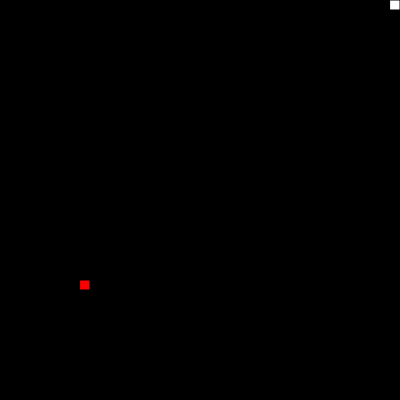
Frame 1 (no input)
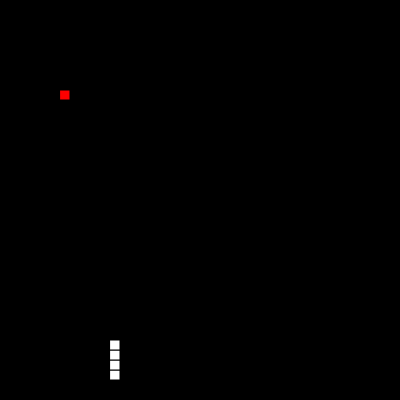
Frame 60 (no input)
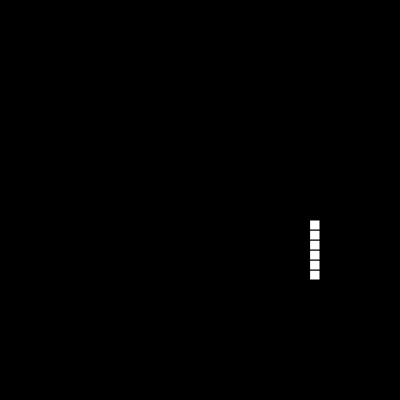
Frame 120 (the mouse pressed at the canvas centre since frame 60)

The p5.js sketch that drew these frames (run headless with seeded random() and noise() and a simulated clock; from frame 60 on, the mouse is pressed at the canvas centre):

// p5.js sketch
// ── sketch.js

let turn, s, bait, as, size, color;
function setup() {
    createCanvas(400, 400);
    stroke(0);
    fill(255);
    background(0); 
    turn = 0;
    size = 10;
    s = new Snake();
    bait = new Bait();
    as = new AutonomSnake(bait.pos[0], bait.pos[1]);
    as.findPath(s.blocks);
}

let l = 0, r = 1, u = 2, d = 3;

function draw() {
    clear(); background(0);
    frameRate(20);
    
    as.findPath(s.blocks, s.full);

    as.autonomousMove(s.pos[0], s.pos[1]);
    s.move();    

    bait.renderBait();
    s.renderSnake();

    

    if(bait.pos[0] == s.pos[0] && bait.pos[1] == s.pos[1]){
        bait.eaten(s.blocks);
        s.full = 1;
        as.targetX = bait.pos[0];
        as.targetY = bait.pos[1];
    }
} 
function keyPressed(){
    if(keyCode == RIGHT_ARROW && turn != l) turn = r;
    if(keyCode == LEFT_ARROW && turn != r) turn = l;
    if(keyCode == DOWN_ARROW && turn != u) turn = d;
    if(keyCode == UP_ARROW && turn != d) turn = u;
}

class Bait{
    constructor(){
        this.pos = [Math.floor(random(0, width) / size), Math.floor(random(0, height) / size)];
    }
    renderBait(){
        fill('red');
        stroke('black');
        rect(this.pos[1] * size, this.pos[0] * size, size, size);
        fill('white');
        stroke('black');
    }
    eaten(snake){
        let equal = 0;
        while(!equal){
            equal = 1;
            this.pos = [Math.floor(random(0, width) / size), Math.floor(random(0, height) / size)];
            for(let i = 0; i < snake.length; ++i)
                if(snake[i][0] == this.pos[0] && snake[i][1] == this.pos[1]){
                    equal = 0;
                    break;
                }
            }
    }
}


class Snake{
    constructor(){
        this.size = 1;
        this.color = 255;
        this.blocks = [[0, 0]];
        this.pos = this.blocks[0];
        this.full = 0;
        this.lost = 0;
    }
    renderSnake(){
        for(let i = 0; i < this.size; ++i){
            rect(this.blocks[i][1] * size, this.blocks[i][0] * size, size, size);
        }
    }
    move(){
        let newx = this.blocks[0][0], newy = this.blocks[0][1];
        if(turn == r) //right
            newy += 1;
        else if(turn == u) //up
            newx -= 1;
        else if(turn == l) //left
            newy -= 1;
        else   //down
            newx += 1;
        newx = (newx + height/size) % (height/size);
        newy = (newy + width/size) % (width/size);      
 
        this.blocks.unshift([newx, newy]);
        if(s.full != 1) this.blocks.pop();
        else s.full = 0, this.size += 1;
        this.pos = this.blocks[0];

        for(let i = 1; i < this.size; ++i){
            if(newx == this.blocks[i][0] && newy == this.blocks[i][1]){
                this.blocks = [[0, 0]];
                this.size = 1;
                this.lost = 1;
                break;
            }
        }
    }

};

class AutonomSnake{
    constructor(x, y){
        this.targetX = x;
        this.targetY = y;
        this.parent = [];
        this.field = [];
        for(let i = 0; i < height/size; i++){
            this.parent.push([]);
            this.field.push([]);
            for(let j = 0; j < width/size; j++){
                this.parent[i].push([-1, -1]);
                this.field[i].push(0);
            }
        }
    }
    findPath(snake_blocks, is_full){
        this.parent = [];
        this.field = [];
        for(let i = 0; i < height/size; i++){
            this.parent.push([]);
            this.field.push([]);
            for(let j = 0; j < width/size; j++){
                this.parent[i].push([-1, -1]);
                this.field[i].push(0);
            }
        }

        for(let i = 1; i < snake_blocks.length; ++i) this.field[snake_blocks[i][0]][snake_blocks[i][1]] = (snake_blocks.length - i + is_full);
        
        let q = [[this.targetX, this.targetY]];
        let arr = [[1, 0], [0, 1], [-1, 0], [0, -1]];

        this.field[this.targetX][this.targetY] = height*width+2;
        this.parent[this.targetX][this.targetY] = [this.targetX, this.targetY];
        
        while(q.length > 0){
            let pos = q.shift();
            for(let i = 0; i < 4; ++i){
                let a = pos[0] + arr[i][0];
                let b = pos[1] + arr[i][1];
                a = (a + height/size) % (height/size);
                b = (b + width/size) % (width/size);

                let dist = abs(a - snake_blocks[0][0]) + abs(b - snake_blocks[0][1]);
                if(this.field[a][b] <= dist){
                    this.field[a][b] = height*width+2;
                    this.parent[a][b] = pos;
                    q.push([a, b]);
                }
            }
        }
    }
    autonomousMove(x, y){
        let a = this.parent[x][y][0];
        let b = this.parent[x][y][1];
        if(a == 0 && x == height/size - 1) a = height/size;
        if(a == height/size - 1 && x == 0) x = height/size;
        if(b == 0 && y == width/size - 1) b = width/size;
        if(b == width/size - 1 && y == 0) y = width/size;

        if(a < x && turn != d){
            turn = u;
        }else if(a > x && turn != u){
            turn = d; 
        }else if(b < y && turn != r){
            turn = l;
        }else if(b > y && turn != l){
            turn = r;
        }else{
            console.log("IMPOSSIBLE");  
        }
    }

};
